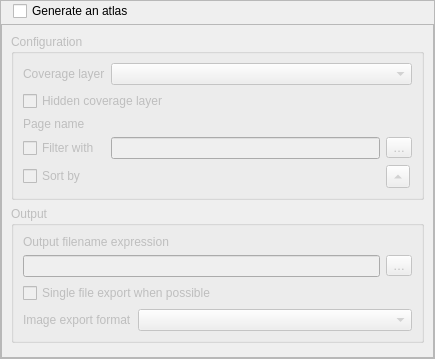
<?xml version="1.0" encoding="UTF-8"?>
<ui version="4.0">
 <class>QgsLayoutAtlasWidgetBase</class>
 <widget class="QWidget" name="QgsLayoutAtlasWidgetBase">
  <property name="geometry">
   <rect>
    <x>0</x>
    <y>0</y>
    <width>435</width>
    <height>359</height>
   </rect>
  </property>
  <property name="sizePolicy">
   <sizepolicy hsizetype="Expanding" vsizetype="Expanding">
    <horstretch>0</horstretch>
    <verstretch>0</verstretch>
   </sizepolicy>
  </property>
  <property name="windowTitle">
   <string>Atlas Generation</string>
  </property>
  <layout class="QVBoxLayout" name="verticalLayout">
   <property name="spacing">
    <number>0</number>
   </property>
   <property name="leftMargin">
    <number>0</number>
   </property>
   <property name="topMargin">
    <number>0</number>
   </property>
   <property name="rightMargin">
    <number>0</number>
   </property>
   <property name="bottomMargin">
    <number>0</number>
   </property>
   <item>
    <widget class="QFrame" name="verticalFrame">
     <property name="frameShape">
      <enum>QFrame::StyledPanel</enum>
     </property>
     <layout class="QGridLayout" name="gridLayout">
      <property name="leftMargin">
       <number>0</number>
      </property>
      <property name="topMargin">
       <number>0</number>
      </property>
      <property name="rightMargin">
       <number>0</number>
      </property>
      <property name="bottomMargin">
       <number>0</number>
      </property>
      <property name="horizontalSpacing">
       <number>0</number>
      </property>
      <property name="verticalSpacing">
       <number>3</number>
      </property>
      <item row="0" column="1">
       <widget class="QCheckBox" name="mUseAtlasCheckBox">
        <property name="text">
         <string>Generate an atlas</string>
        </property>
       </widget>
      </item>
      <item row="0" column="2">
       <spacer name="horizontalSpacer">
        <property name="orientation">
         <enum>Qt::Horizontal</enum>
        </property>
        <property name="sizeHint" stdset="0">
         <size>
          <width>40</width>
          <height>20</height>
         </size>
        </property>
       </spacer>
      </item>
      <item row="0" column="0">
       <spacer name="horizontalSpacer_2">
        <property name="orientation">
         <enum>Qt::Horizontal</enum>
        </property>
        <property name="sizeType">
         <enum>QSizePolicy::Fixed</enum>
        </property>
        <property name="sizeHint" stdset="0">
         <size>
          <width>12</width>
          <height>20</height>
         </size>
        </property>
       </spacer>
      </item>
      <item row="1" column="0" colspan="3">
       <widget class="QgsScrollArea" name="scrollArea">
        <property name="focusPolicy">
         <enum>Qt::WheelFocus</enum>
        </property>
        <property name="widgetResizable">
         <bool>true</bool>
        </property>
        <widget class="QWidget" name="scrollAreaWidgetContents">
         <property name="enabled">
          <bool>true</bool>
         </property>
         <property name="geometry">
          <rect>
           <x>-122</x>
           <y>-223</y>
           <width>525</width>
           <height>673</height>
          </rect>
         </property>
         <layout class="QVBoxLayout" name="mainLayout">
          <property name="bottomMargin">
           <number>0</number>
          </property>
          <item>
           <widget class="QgsCollapsibleGroupBoxBasic" name="mConfigurationGroup">
            <property name="enabled">
             <bool>false</bool>
            </property>
            <property name="focusPolicy">
             <enum>Qt::StrongFocus</enum>
            </property>
            <property name="title">
             <string>Configuration</string>
            </property>
            <property name="checkable">
             <bool>false</bool>
            </property>
            <property name="syncGroup" stdset="0">
             <string notr="true">composeritem</string>
            </property>
            <property name="collapsed" stdset="0">
             <bool>false</bool>
            </property>
            <layout class="QGridLayout" name="gridLayout_2" columnstretch="0,1,0">
             <item row="4" column="2">
              <widget class="QToolButton" name="mAtlasSortFeatureDirectionButton">
               <property name="toolTip">
                <string>Sort direction</string>
               </property>
               <property name="text">
                <string>…</string>
               </property>
               <property name="arrowType">
                <enum>Qt::UpArrow</enum>
               </property>
              </widget>
             </item>
             <item row="4" column="1">
              <widget class="QgsFieldExpressionWidget" name="mAtlasSortExpressionWidget" native="true"/>
             </item>
             <item row="3" column="0">
              <widget class="QCheckBox" name="mAtlasFeatureFilterCheckBox">
               <property name="text">
                <string>Filter with</string>
               </property>
              </widget>
             </item>
             <item row="3" column="2">
              <widget class="QToolButton" name="mAtlasFeatureFilterButton">
               <property name="text">
                <string>…</string>
               </property>
               <property name="icon">
                <iconset resource="../../../images/images.qrc">
                 <normaloff>:/images/themes/default/mIconExpression.svg</normaloff>:/images/themes/default/mIconExpression.svg</iconset>
               </property>
              </widget>
             </item>
             <item row="1" column="0" colspan="3">
              <widget class="QCheckBox" name="mAtlasHideCoverageCheckBox">
               <property name="text">
                <string>Hidden coverage layer</string>
               </property>
              </widget>
             </item>
             <item row="0" column="0">
              <widget class="QLabel" name="mHorizontalAlignementLabel">
               <property name="text">
                <string>Coverage layer</string>
               </property>
              </widget>
             </item>
             <item row="2" column="0">
              <widget class="QLabel" name="label">
               <property name="text">
                <string>Page name</string>
               </property>
              </widget>
             </item>
             <item row="3" column="1">
              <widget class="QLineEdit" name="mAtlasFeatureFilterEdit"/>
             </item>
             <item row="0" column="1" colspan="2">
              <widget class="QgsMapLayerComboBox" name="mAtlasCoverageLayerComboBox">
               <property name="sizePolicy">
                <sizepolicy hsizetype="Expanding" vsizetype="Fixed">
                 <horstretch>0</horstretch>
                 <verstretch>0</verstretch>
                </sizepolicy>
               </property>
              </widget>
             </item>
             <item row="2" column="1" colspan="2">
              <widget class="QgsFieldExpressionWidget" name="mPageNameWidget" native="true">
               <property name="sizePolicy">
                <sizepolicy hsizetype="Expanding" vsizetype="Preferred">
                 <horstretch>0</horstretch>
                 <verstretch>0</verstretch>
                </sizepolicy>
               </property>
               <property name="maximumSize">
                <size>
                 <width>16777215</width>
                 <height>16777215</height>
                </size>
               </property>
              </widget>
             </item>
             <item row="4" column="0">
              <widget class="QCheckBox" name="mAtlasSortFeatureCheckBox">
               <property name="sizePolicy">
                <sizepolicy hsizetype="Maximum" vsizetype="Fixed">
                 <horstretch>0</horstretch>
                 <verstretch>0</verstretch>
                </sizepolicy>
               </property>
               <property name="text">
                <string>Sort by</string>
               </property>
              </widget>
             </item>
            </layout>
           </widget>
          </item>
          <item>
           <widget class="QgsCollapsibleGroupBoxBasic" name="mOutputGroup">
            <property name="enabled">
             <bool>false</bool>
            </property>
            <property name="focusPolicy">
             <enum>Qt::StrongFocus</enum>
            </property>
            <property name="title">
             <string>Output</string>
            </property>
            <property name="checkable">
             <bool>false</bool>
            </property>
            <property name="syncGroup" stdset="0">
             <string notr="true">composeritem</string>
            </property>
            <property name="collapsed" stdset="0">
             <bool>false</bool>
            </property>
            <layout class="QGridLayout" name="gridLayout_3" columnstretch="0,1,0">
             <item row="1" column="2">
              <widget class="QToolButton" name="mAtlasFilenameExpressionButton">
               <property name="text">
                <string>…</string>
               </property>
               <property name="icon">
                <iconset resource="../../../images/images.qrc">
                 <normaloff>:/images/themes/default/mIconExpression.svg</normaloff>:/images/themes/default/mIconExpression.svg</iconset>
               </property>
              </widget>
             </item>
             <item row="1" column="0" colspan="2">
              <widget class="QLineEdit" name="mAtlasFilenamePatternEdit"/>
             </item>
             <item row="2" column="0" colspan="3">
              <widget class="QCheckBox" name="mAtlasSingleFileCheckBox">
               <property name="text">
                <string>Single file export when possible</string>
               </property>
              </widget>
             </item>
             <item row="3" column="1" colspan="2">
              <widget class="QComboBox" name="mAtlasFileFormat"/>
             </item>
             <item row="3" column="0">
              <widget class="QLabel" name="mFileFormatLabel">
               <property name="text">
                <string>Image export format</string>
               </property>
              </widget>
             </item>
             <item row="0" column="0" colspan="3">
              <widget class="QLabel" name="label_4">
               <property name="text">
                <string>Output filename expression</string>
               </property>
              </widget>
             </item>
            </layout>
           </widget>
          </item>
          <item>
           <spacer name="verticalSpacer">
            <property name="orientation">
             <enum>Qt::Vertical</enum>
            </property>
            <property name="sizeHint" stdset="0">
             <size>
              <width>20</width>
              <height>40</height>
             </size>
            </property>
           </spacer>
          </item>
         </layout>
        </widget>
       </widget>
      </item>
     </layout>
    </widget>
   </item>
  </layout>
 </widget>
 <customwidgets>
  <customwidget>
   <class>QgsCollapsibleGroupBoxBasic</class>
   <extends>QGroupBox</extends>
   <header location="global">qgscollapsiblegroupbox.h</header>
   <container>1</container>
  </customwidget>
  <customwidget>
   <class>QgsScrollArea</class>
   <extends>QScrollArea</extends>
   <header>qgsscrollarea.h</header>
   <container>1</container>
  </customwidget>
  <customwidget>
   <class>QgsMapLayerComboBox</class>
   <extends>QComboBox</extends>
   <header location="global">qgsmaplayercombobox.h</header>
  </customwidget>
  <customwidget>
   <class>QgsFieldExpressionWidget</class>
   <extends>QWidget</extends>
   <header>qgsfieldexpressionwidget.h</header>
  </customwidget>
 </customwidgets>
 <tabstops>
  <tabstop>mUseAtlasCheckBox</tabstop>
  <tabstop>mConfigurationGroup</tabstop>
  <tabstop>mAtlasCoverageLayerComboBox</tabstop>
  <tabstop>mAtlasHideCoverageCheckBox</tabstop>
  <tabstop>mAtlasFeatureFilterCheckBox</tabstop>
  <tabstop>mAtlasFeatureFilterEdit</tabstop>
  <tabstop>mAtlasFeatureFilterButton</tabstop>
  <tabstop>mAtlasSortFeatureCheckBox</tabstop>
  <tabstop>mAtlasSortExpressionWidget</tabstop>
  <tabstop>mAtlasSortFeatureDirectionButton</tabstop>
  <tabstop>mOutputGroup</tabstop>
  <tabstop>mAtlasFilenamePatternEdit</tabstop>
  <tabstop>mAtlasFilenameExpressionButton</tabstop>
  <tabstop>mAtlasSingleFileCheckBox</tabstop>
  <tabstop>scrollArea</tabstop>
 </tabstops>
 <resources>
  <include location="../../../images/images.qrc"/>
  <include location="../../../images/images.qrc"/>
  <include location="../../../images/images.qrc"/>
  <include location="../../../images/images.qrc"/>
  <include location="../../../images/images.qrc"/>
  <include location="../../../images/images.qrc"/>
  <include location="../../../images/images.qrc"/>
  <include location="../../../images/images.qrc"/>
  <include location="../../../images/images.qrc"/>
  <include location="../../../images/images.qrc"/>
  <include location="../../../images/images.qrc"/>
  <include location="../../../images/images.qrc"/>
  <include location="../../../images/images.qrc"/>
  <include location="../../../images/images.qrc"/>
  <include location="../../../images/images.qrc"/>
  <include location="../../../images/images.qrc"/>
  <include location="../../../images/images.qrc"/>
  <include location="../../../images/images.qrc"/>
  <include location="../../../images/images.qrc"/>
  <include location="../../../images/images.qrc"/>
  <include location="../../../images/images.qrc"/>
  <include location="../../../images/images.qrc"/>
  <include location="../../../images/images.qrc"/>
  <include location="../../../images/images.qrc"/>
  <include location="../../../images/images.qrc"/>
  <include location="../../../images/images.qrc"/>
  <include location="../../../images/images.qrc"/>
 </resources>
 <connections/>
</ui>
